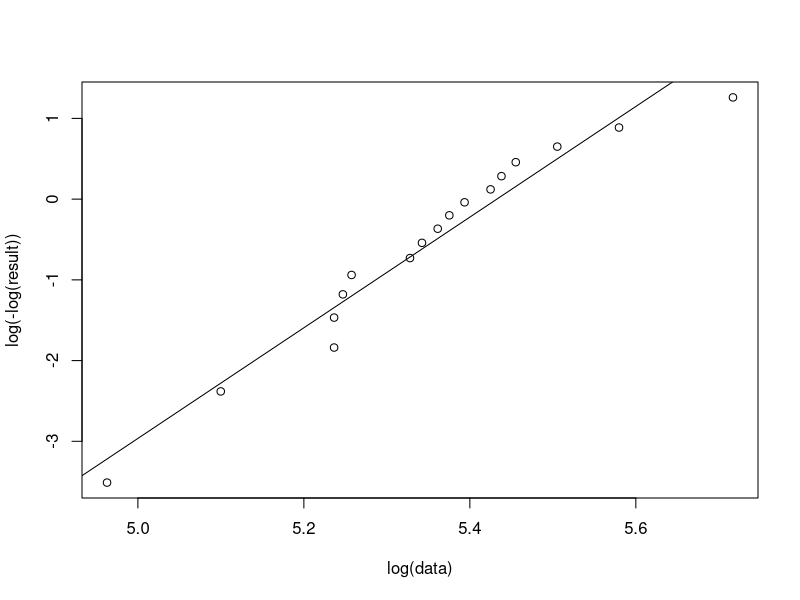
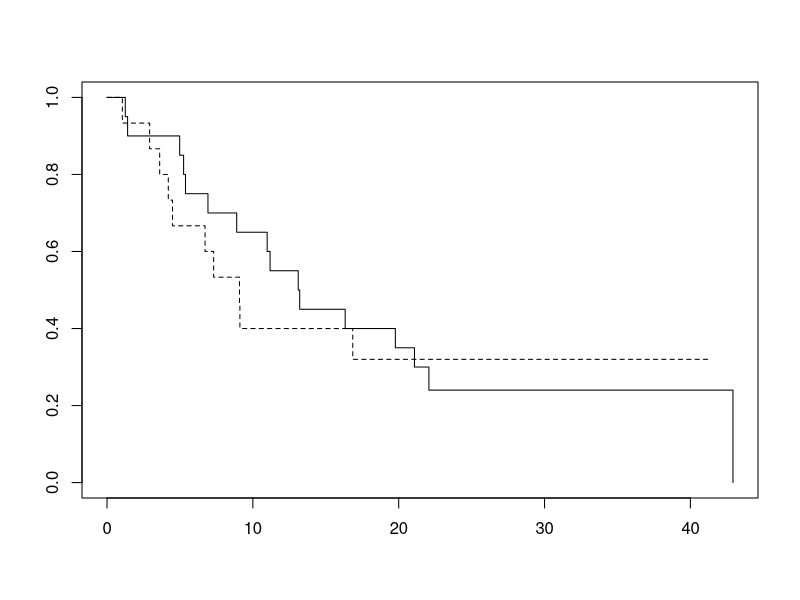

These figures' R source, in order:
#1
#(d)
data = c(143, 164, 188, 188, 190, 192, 206, 209, 213, 216, 220, 227, 230, 234, 246, 265, 304)
result = c()
n = length(data)
for (i in 1:17){
  result[i] = 1-(i-0.5)/n
}

plot(log(-log(result))~log(data))
fit = lm(log(-log(result))~log(data))
abline(fit)
#(e)
summary(fit)


exp(-37.2330/6.8538)


result

#2
#(a)
library(survival)
time = c(1.25, 1.41, 4.98, 5.25, 5.38, 6.92, 8.89, 10.98, 11.18, 13.11, 13.21, 16.33, 19.77, 21.08, 21.84, 22.07, 31.38, 32.61, 37.18, 42.92, 1.05, 2.92, 3.61, 4.20, 4.49, 6.72, 7.31, 9.08, 9.11, 14.49, 16.85, 18.82, 26.59, 30.26, 41.34)
status = c(1, 1, 1, 1, 1, 1, 1, 1, 1, 1, 1, 1, 1, 1, 0, 1, 0, 0, 0, 1, 1, 1, 1, 1, 1, 1, 1, 1, 1, 0, 1, 0, 0, 0, 0)
group = c(1,1,1,1,1,1,1,1,1,1,1,1,1,1,1,1,1,1,1,1,2,2,2,2,2,2,2,2,2,2,2,2,2,2,2)
#data = data.frame(time, status, group)
fit <- survfit(Surv(time,status)~group,type = "kaplan-meier")
plot(fit, lty=1:2 )

#(b)

summary(fit)

#(c)
survdiff(Surv(time,status)~group, rho=0)
